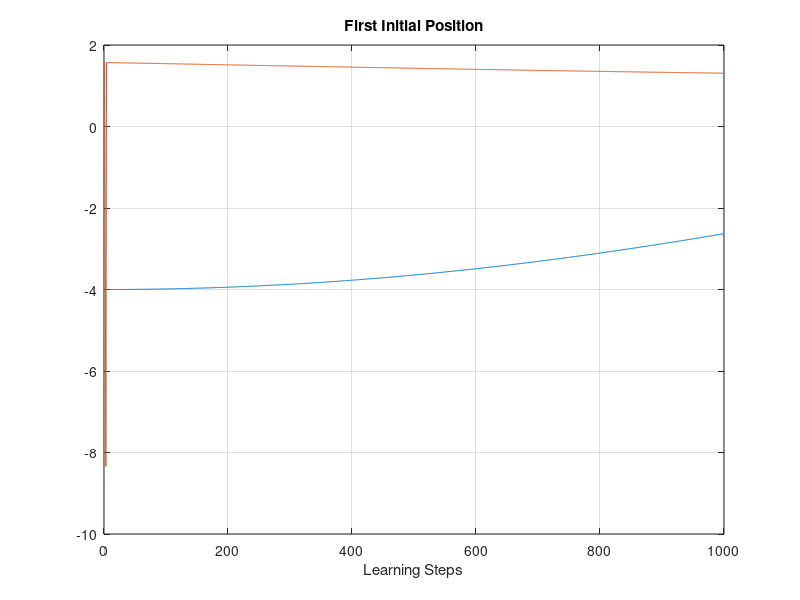
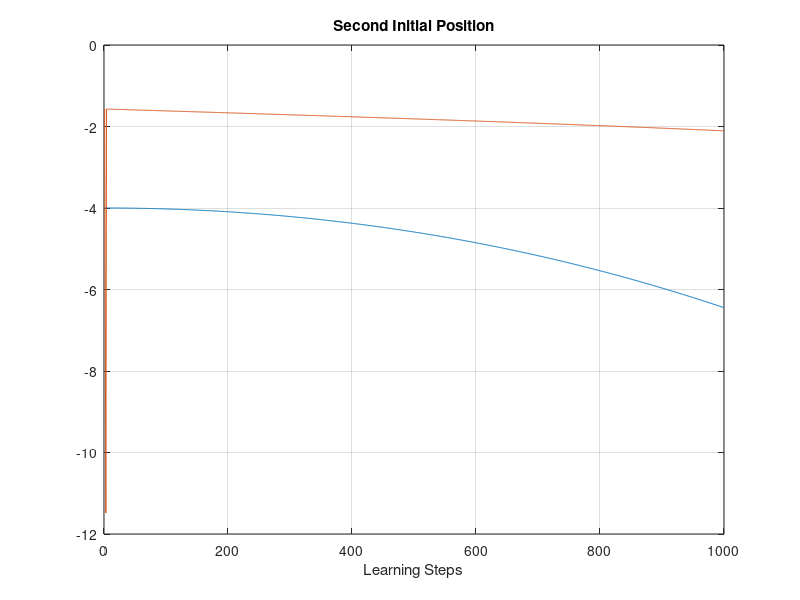
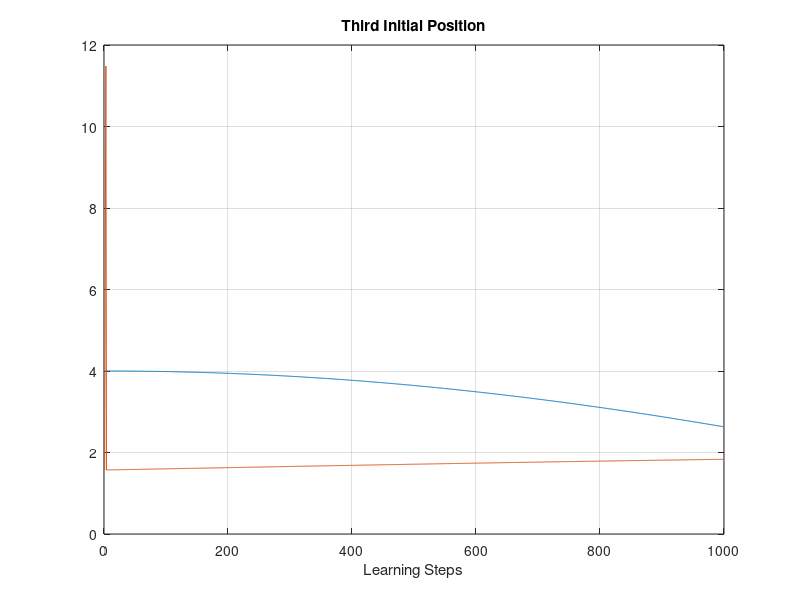
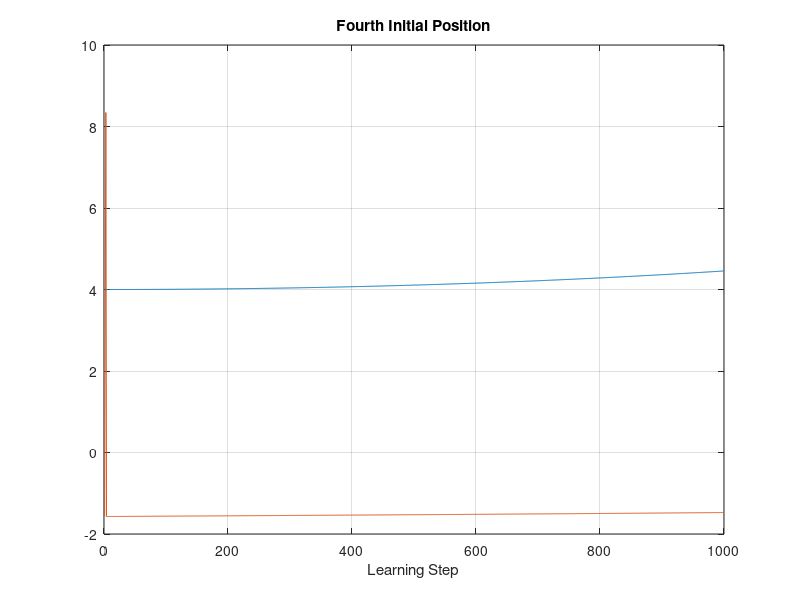

Here is the MATLAB script that generated these plots, in order:
% Program for training a neural network for controlling a car-robot.
% The network is trained using the Dynamic Back Propagation Algorithm.
% The network is trained only for four initial positions. The network is
% able to generalize for other initial positions.
% Incremental learning regarding initial positions.


clear;
clc;
close all;

disp('Hello Hello');

% cantidad de iteraciones para llegar al objetivo
ndata = 1000;    % Steps for a run

% Posiciones iniciales     
x_ini = [ -4      -4        4       4      % Incremental learning 
             pi/2   -pi/2    pi/2   -pi/2 ];
      
ne = 2;   % cantidad de neuronas de entrada % No bias 
nm = 50;  % candidad de neuronas intermedias
ns = 1;   % candidad de neuronas de salida

v = 0.1*randn(ne,nm);   % Intensidad de conexion entre ne y nm
w = 0.1*randn(nm,ns);   % Intensidad de conexion entrada nm y ns
c = zeros(nm,1);      % Centro de la sigmoidea
a = ones(nm,1);       % Pendiente de la sigmoidea

% load redcarro;
% load redcarro5;
% load redcarro6;
% load redcarro8;

eta  = input('Input learning rate for v, w: ');
etaa  = input('Input learning rate for sigmoid slope a: ');
% etac  = input('Input learning rate for sigmoid center c: ');    
etac = 0;

%errormax = input('Input error function maximum value (%) : ');
errormax = 5;     % Cualquier valor
errormax = errormax/100;
contmax = input('Input the maximum number of steps: ');

cont = 1;
erreltotal = 1;
   dw_old = 0;  
   dv_old = 0;
   dc_old = 0;
   da_old = 0;
   
   r = 0.01;     % Distancia que avanza el carro en cada iteracion
   L = 2;        % Longitud del carro
   
   u = 0;        % angulo del timon
 %  estado = x_ini;
   
while( (erreltotal > errormax) & (cont < contmax) ) 
   ersum2 = zeros(ns,1);
   % dxdw : la derivada de x respecto a w
   dJdw = 0;      dJdv = 0;
   dx1dw_t = zeros(nm,ns);        
   dx2dw_t = zeros(nm,ns);
   dx1dv_t = zeros(ne,nm);
   dx2dv_t = zeros(ne,nm);
   dx1dc_t = zeros(nm,1);        
   dx2dc_t = zeros(nm,1);   
   dx1da_t = zeros(nm,1);        
   dx2da_t = zeros(nm,1);  
   dJdw_t  = zeros(nm,ns);
   dJdv_t  = zeros(ne,nm); 
   dJdc_t  = zeros(nm,1);
   dJda_t  = zeros(nm,1); 
      
%   x = x_ini;
%   clear u;
%   clear estado;
   ktot = 0;
   
   % Realizamos la iteraciones para las 4 posiciones iniciales 
   for j = 1:4
      x = x_ini(:,j);
      for k = 1:ndata-1
        in_red = [ x(1,1)
                       x(2,1) - pi/2 ];
        m = v'*in_red;
        n = 2.0./(1 + exp(-(m-c)./a)) - 1;  
        %      n = m;
        out_red = w'*n;

        %      if( out_red > 1.1918 )   % tangente(50 grados)
        %          out_red = 1.1918;
        %      elseif(out_red < -1.1918 )
        %          out_red = -1.1918;
        %      end  

        u(k,j) = out_red';
        [ x' out_red' ];
        estado(k,:,j) = x';
        jacob = [ 1  -r*sin(x(2,1))
                  0  1 ];
        dxdu = [ 0
                 -r/L ];   
        z(1,1) = x(1,1) + r*cos(x(2,1));
        z(2,1) = x(2,1) - r/L*u(k,j);
        x = z;

        dndm = diag((1 - n.*n)./(2*a));  
        %     dndm = diag(ones(nm,1));
        dudw_s = [ n ];
        dudv_s = in_red*w'*dndm;

        dudc_s = w .* ((n.*n-1)./(2.0.*a));
        duda_s = w .* ((n.*n-1).*(m-c)./(2*a.*a));

        dudx = w'*dndm*v';

        jacob_t = dxdu*dudx + jacob;
        dx1dw_t = dxdu(1,1).*dudw_s + jacob_t(1,1).*dx1dw_t + jacob_t(1,2).*dx2dw_t;
        dx2dw_t = dxdu(2,1).*dudw_s + jacob_t(2,1).*dx1dw_t + jacob_t(2,2).*dx2dw_t;
        dx1dv_t = dxdu(1,1).*dudv_s + jacob_t(1,1).*dx1dv_t + jacob_t(1,2).*dx2dv_t;
        dx2dv_t = dxdu(2,1).*dudv_s + jacob_t(2,1).*dx1dv_t + jacob_t(2,2).*dx2dv_t;      
        dx1dc_t = dxdu(1,1).*dudc_s + jacob_t(1,1).*dx1dc_t + jacob_t(1,2).*dx2dc_t;
        dx2dc_t = dxdu(2,1).*dudc_s + jacob_t(2,1).*dx1dc_t + jacob_t(2,2).*dx2dc_t;
        dx1da_t = dxdu(1,1).*duda_s + jacob_t(1,1).*dx1da_t + jacob_t(1,2).*dx2da_t;
        dx2da_t = dxdu(2,1).*duda_s + jacob_t(2,1).*dx1da_t + jacob_t(2,2).*dx2da_t;    

        out_des = [ 0    pi/2 ];
        out_des = out_des';
        er = (x - out_des);
        erJ = (x - out_des).^1;
        dJdw_t =  dJdw_t + erJ(1,1).*dx1dw_t + erJ(2,1).*dx2dw_t;
        dJdv_t =  dJdv_t + erJ(1,1).*dx1dv_t + erJ(2,1).*dx2dv_t;
        dJdc_t =  dJdc_t + erJ(1,1).*dx1dc_t + erJ(2,1).*dx2dc_t;     
        dJda_t =  dJda_t + erJ(1,1).*dx1da_t + erJ(2,1).*dx2da_t;

        ersum2 = ersum2 + er.^2;
        % Limites en el mapa
        if( (abs(x(1,1)) > 12)  | (abs(x(2,1)) > 12) )
            % Cuando el carro choca con un limite termina el bucle
            break;
        end
      
     end
    ktot = ktot + k; 
    end

    dJdw_t = dJdw_t/ktot;
    dJdv_t = dJdv_t/ktot;  
    dJdc_t = dJdc_t/ktot;
    dJda_t = dJda_t/ktot;
    dw = dJdw_t;
    dv = dJdv_t;
    dc = dJdc_t;      
    da = dJda_t;
    % Actualizamos las conexiones
    w = w - eta*dw;
    v = v - eta*dv;
    c = c - etac*dc;
    a = a - etaa*da;

    dw_old = dw;
    dv_old = dv;
    dc_old = dc;
    da_old = da;
      
    ersum2total = sum(ersum2)
    cont = cont + 1;

end  

save redcarro8 nm v w c a;

figure(1);
plot(estado(:,:,1));
title('First Initial Position');
xlabel('Learning Steps');
grid;
figure(2);
plot(estado(:,:,2));
title('Second Initial Position');
xlabel('Learning Steps');
grid;
figure(3);
plot(estado(:,:,3));
title('Third Initial Position');
xlabel('Learning Steps');
grid;
figure(4);
plot(estado(:,:,4));
title('Fourth Initial Position');
xlabel('Learning Step');
grid;
